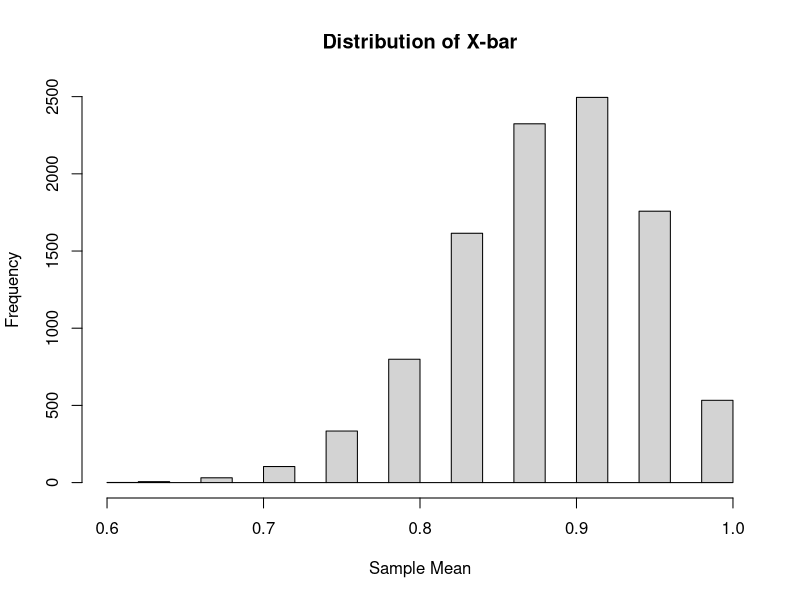

Generate this figure with R:
# Problem 1 part d) 

set.seed(10000)

nsims <- 10000 # number of simulations
seq <-1:nsims

smean <- c() # initiliazing list of sample means
mse <- c() # initializing list to calculate mean squared error

for (i in seq){
	p <- 0.89  # Bernoulli parameter 
	n <- 25 # sample size 
	x <- rbinom(n,1,p)
	avg <- mean(x)
	smean[i] <- avg
	se <- (avg-p)^2
	mse[i] <- se
}

hist(smean, main = "Distribution of X-bar", xlab = "Sample Mean")
ex <- mean(smean)
vx <- var(smean)

# Mean squared error 

MSE <- mean(mse)